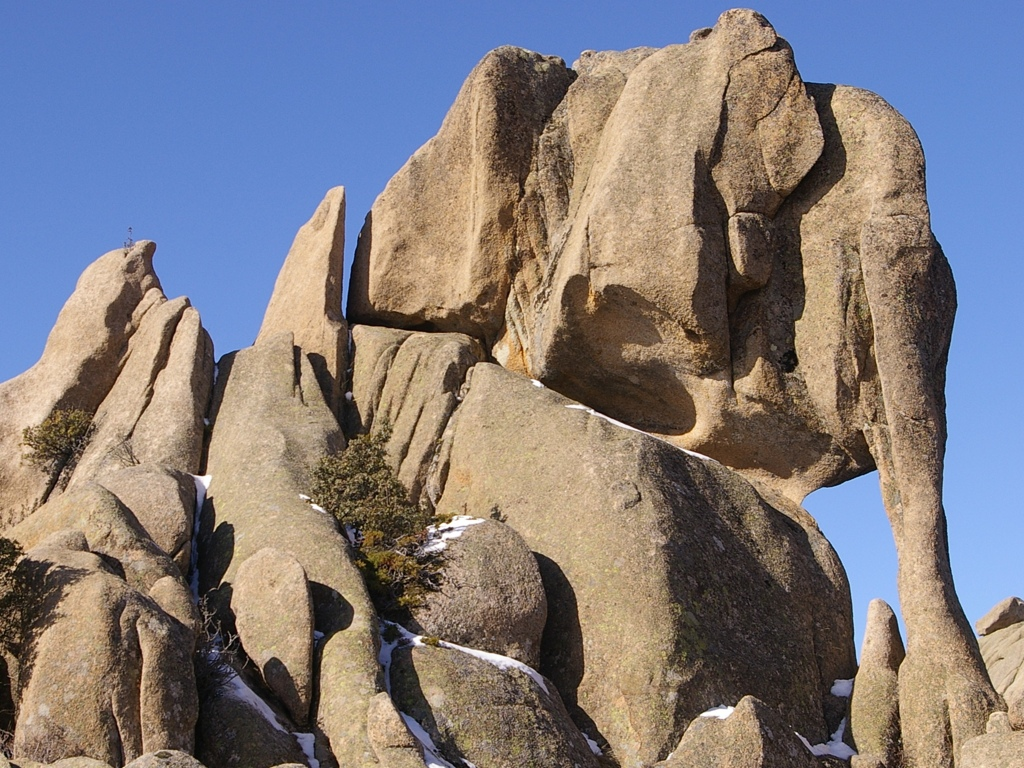
%> input picture img1.jpg, 1024 x 768 px
$ octave ejercicio2.m   (GNU Octave 9; MATLAB toolbox functions it lacks are replaced by stand-ins)
%> lines starting %> are read from the running program, lines starting %| are printed output that depends on the picture
clc;
clear;

fprintf('APARTADO A\n');
im = double(imread('img1.jpg'));
figure, imshow(uint8(im)), title('original')

% Crear el filtro
S=fspecial('gaussian',11,3);
Is=imfilter(im,S,'replicate');
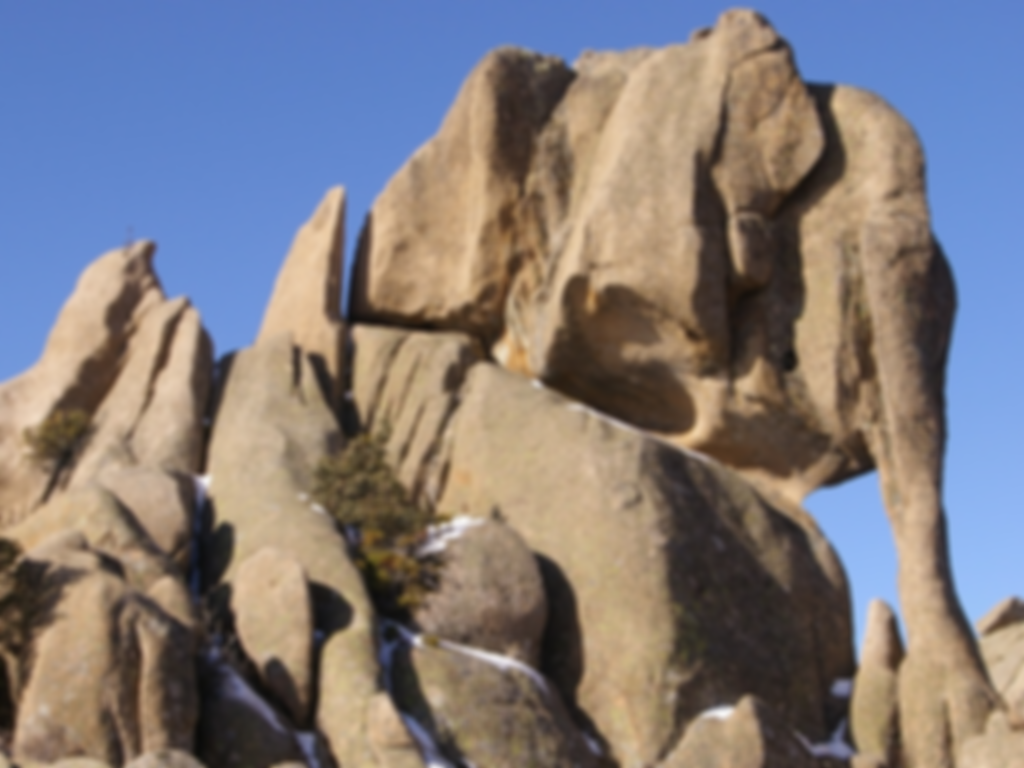
%> Is: size 768x1024x3 double; mean R, G, B 129.4, 123.7, 126; mean of the top-left, top-right, bottom-left and bottom-right quarters 142.8, 126.4, 117.2, 119

% Obtenemos detalle y lo reforzamos
Id=im-Is;
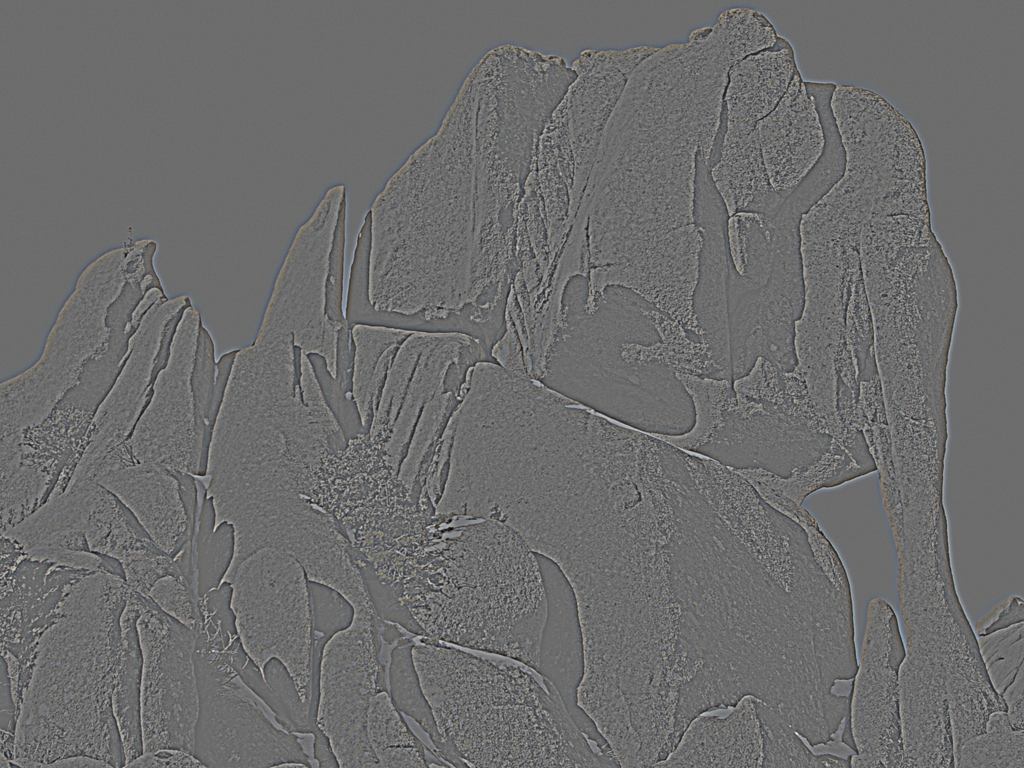
%> Id: size 768x1024x3 double; mean R, G, B 0, 0, 0; drawn with min black and max white
figure, imshow((Id)), title('Detalle')
%> after `imshow((Id))`:
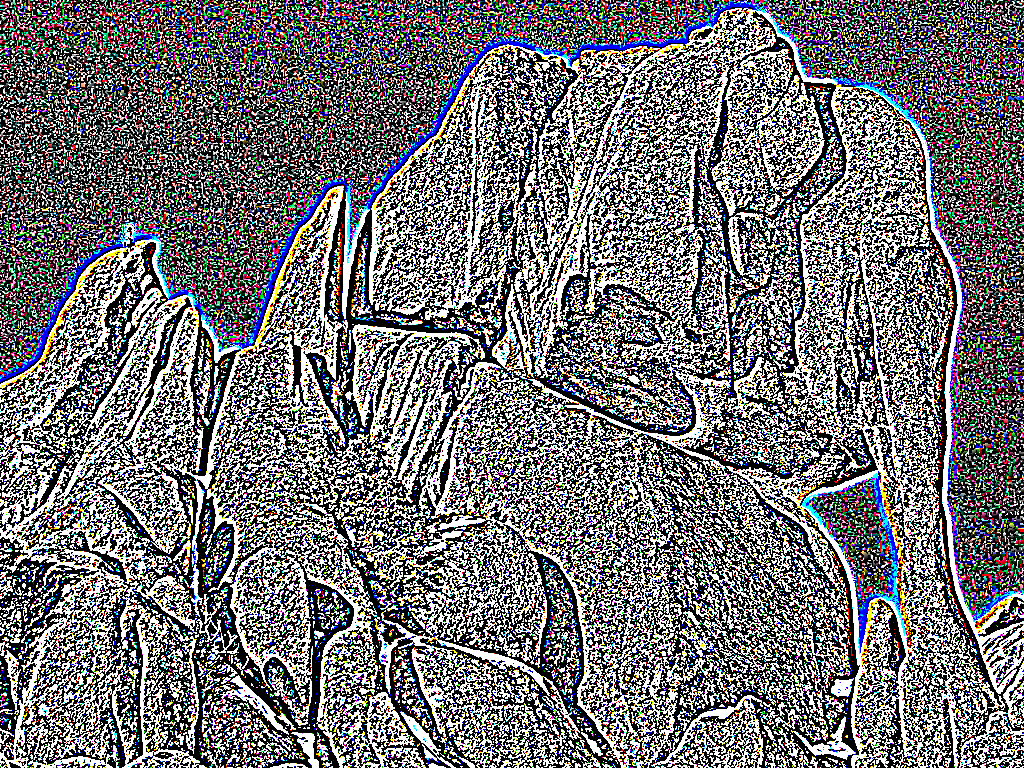
%> displayed picture: size 768x1024x3, on the screen's scale of 0 to 255; mean R, G, B 113.3, 113.2, 114.6
detalle = 2.5;
reforzada = Is + detalle *Id;
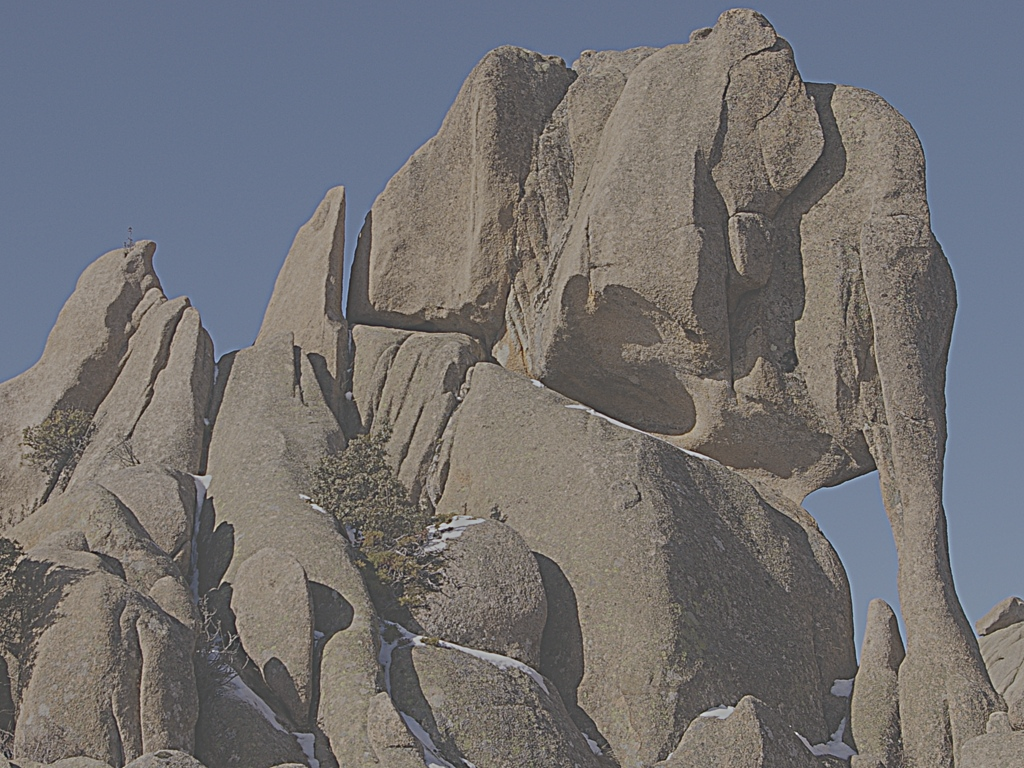
%> reforzada: size 768x1024x3 double; mean R, G, B 129.4, 123.7, 125.9; drawn with min black and max white
% Creamos imagen compuesta
compuesta = [im(:,1:512,:),reforzada(:,513:1024,:)];
figure, imshow(uint8(compuesta)), title('Filtrado')

% Creamos el filtro
U=5;
Is=imfilter(im,S,U,'replicate');
% Obtenemos detalle
detalle = 1.5;
reforzada = Is + detalle *Id;
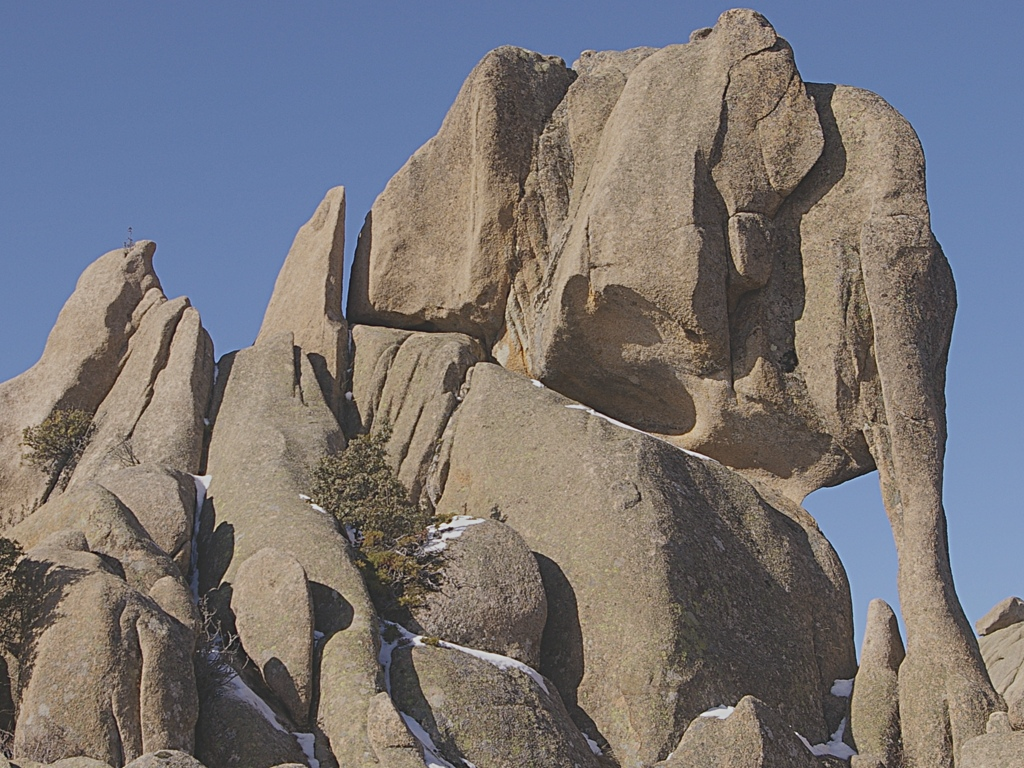
%> reforzada: size 768x1024x3 double; mean R, G, B 129.4, 123.7, 125.9; mean of the top-left, top-right, bottom-left and bottom-right quarters 142.8, 126.4, 117.2, 119; drawn with min black and max white
% Creamos imagen compuesta
compuesta = [im(:,1:512,:),reforzada(:,513:1024,:)];
figure, imshow(uint8(compuesta)), title('Filtrado con umbral')
